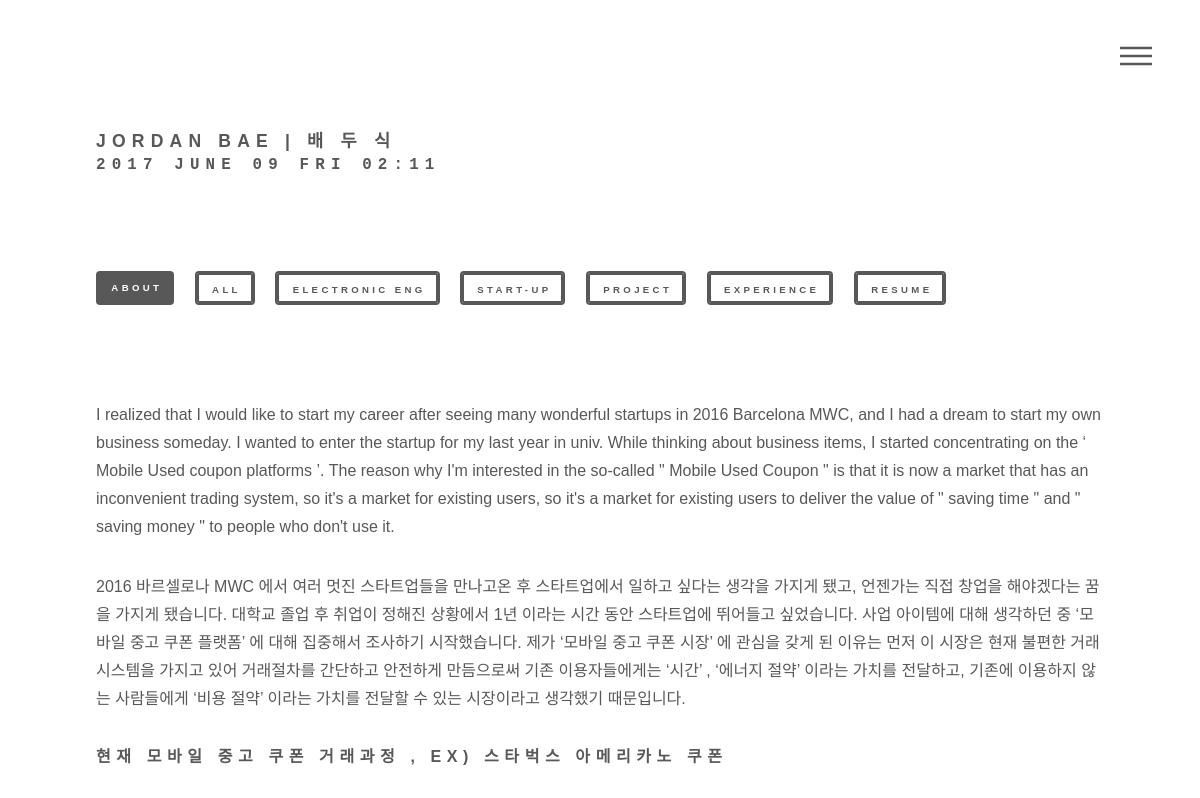
/post/detail/dream/ (upper part), run on an earlier commit of the app's database.
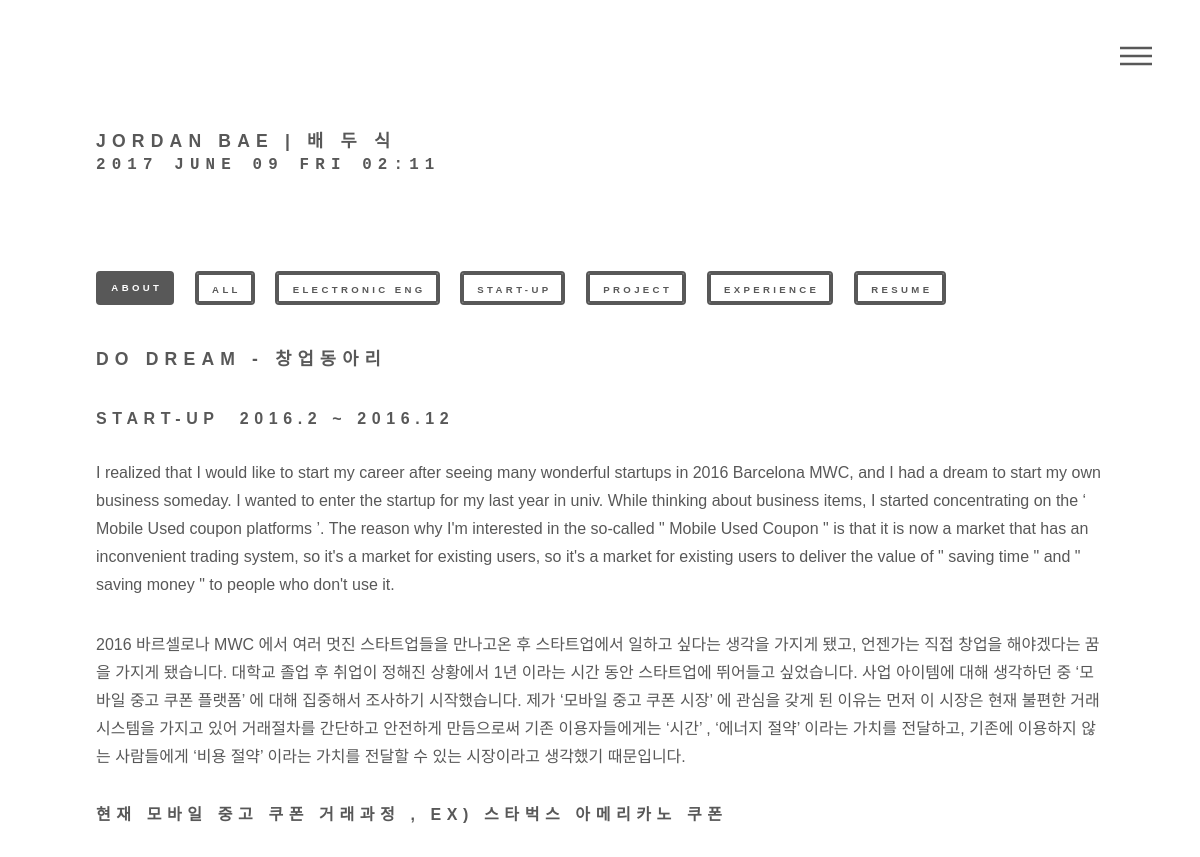
And on a later commit of the database.
### portfolio/models.py (models this page shows, shortened)
class TimestampModel(models.Model):
    created_date = models.DateTimeField(auto_now_add=True)
    updated_date = models.DateTimeField(auto_now=True, null=True)
    class Meta:
        abstract = True

class Post(TimestampModel):
    title = models.CharField(max_length=100)
    category= models.CharField(max_length=100,
        choices = (
            ('Electronic-Eng','Electronic-Eng'),
            ('Start-up','Start-up'),
            ('Project','Project'),
            ('Experience','Experience'),
        ),default=False)
    photo1 = models.ImageField(blank=True, upload_to='blog/photo1/%Y/%M/%D')
    photo2 = models.ImageField(blank=True, upload_to='blog/photo2/%Y/%M/%D')
    summary = models.CharField(max_length=200)
    period = models.CharField(max_length=200, default=False)
    url = models.CharField(max_length=100)
    class Meta:
        ordering = ['id']

### portfolio/views.py (the view)
# urls.py: url(r'^post/detail/dream/$',views.post_detail_dream,name='post_detail_dream'),
def post_detail_dream(request):
    post = Post.objects.filter(url="portfolio:post_detail_dream").first()
    return render(request, 'portfolio/dream.html',{
        'post':post
    })

### portfolio/templates/portfolio/dream.html (shortened to what this page needs)
{% extends "portfolio/layout.html" %}
{% block contents %}
{% load static %}
{% load imagekit %}
	<div id="wrapper">
		<header id="header">
			<div class="inner">
					<a href="/"><h2>JORDAN BAE | 배 두 식 <pre>{% now "Y F d D H:i" %} </pre></h2></a>
				<br><br>
    		<nav>
    			<ul>
    				<li><a class = 'menu' href="#menu">Menu</a></li>
    			</ul>
    		</nav>
			</div>
		</header>
    <div id="main">
	<div class="inner">
		<header>
	  		  <ul class="actions">
                <li><a href="{% url "portfolio:profile" %}" class="button special small searchtag">About</a></li>
	  		  	<li><a href="{% url "portfolio:main_view" %}" class="button small searchtag">All</a></li>
	  		  	<li><a href="{% url "portfolio:elec" %}" class="button small searchtag">Electronic Eng</a></li>
	  		  	<li><a href="{% url "portfolio:startup" %}" class="button small searchtag">Start-up</a></li>
	  		  	<li><a href="{% url "portfolio:project" %}" class="button small searchtag">Project</a></li>
                <li><a href="{% url "portfolio:experience" %}" class="button small searchtag">Experience</a></li>
                <li><a href="{% url "portfolio:resume" %}" class="button small searchtag">RESUME</a></li>
	  		  </ul>
		</header>
                <h2> {{ post.title }}</h2>
                <h3>{{ post.category }}&nbsp&nbsp{{ post.period }}</h3>
                <div class="row uniform">
                </div><br>
                <p>I realized that I would like to start my career after seeing many wonderful startups in 2016 Barcelona MWC,
                    and I had a dream to start my own business someday. I wanted to enter the startup for my last year in univ.
                    While thinking about business items, I started concentrating on the ‘ Mobile Used coupon platforms ’.
                The reason why I'm interested in the so-called " Mobile Used Coupon " is that it is now a market that has an inconvenient trading system, so it's a market for existing users,
                    so it's a market for existing users to deliver the value of " saving time " and " saving money " to people who don't use it.</p>
                <p> 2016 바르셀로나 MWC 에서  여러 멋진 스타트업들을 만나고온 후 스타트업에서 일하고 싶다는 생각을 가지게  됐고, 언젠가는 직접 창업을 해야겠다는 꿈을 가지게 됐습니다.
                 대학교 졸업 후 취업이 정해진 상황에서 1년 이라는 시간 동안 스타트업에 뛰어들고 싶었습니다. 사업 아이템에 대해 생각하던 중 ‘모바일 중고 쿠폰 플랫폼’ 에 대해 집중해서 조사하기 시작했습니다.
                    제가 ‘모바일 중고 쿠폰 시장’ 에 관심을 갖게 된 이유는 먼저 이 시장은 현재 불편한 거래시스템을
                    가지고 있어 거래절차를 간단하고 안전하게 만듬으로써 기존 이용자들에게는 ‘시간’ ,
                    ‘에너지 절약’ 이라는 가치를 전달하고, 기존에 이용하지 않는 사람들에게 ‘비용 절약’ 이라는 가치를 전달할 수 있는 시장이라고 생각했기 때문입니다. </p>
                <h3>현재 모바일 중고 쿠폰 거래과정 , ex) 스타벅스 아메리카노 쿠폰</h3>
                <br>
            </div>
    </div>
    </div>
{% endblock %}

What changed in the data, as far as the page shows it:
now on this page (row edited): Post: title "DO DREAM - 창업동아리", category "START-UP", period "2016.2 ~ 2016.12"
